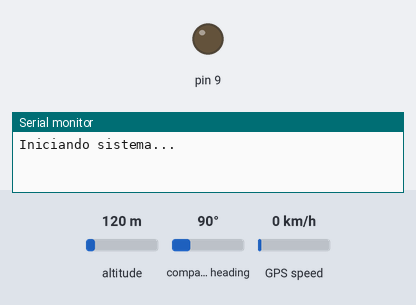
Recording of a sketch running on a simulated Arduino Uno, built with avr-gcc and run on an emulated ATmega328P. Parts: output pins drawn as LEDs (lit = HIGH), the last lines printed to the serial monitor. The test bench sets the inputs (shaded band); at power-on: altitude 120 m, compass heading 90°, GPS speed 0 km/h. The GPS gets a fix after 3 s at 37.7749, -122.4194 with 8 satellites.

Above: at 0.1 s.
At 3.1 s:
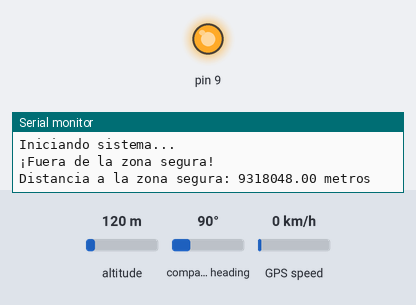
Timing chart, 0 to 4.6 s (numbered marks = the images above):
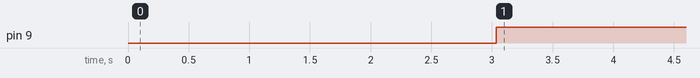

Measured:
- by itself, pin 9: LOW → HIGH at 3.0 s

The sketch:

GeofencingSystem.ino
```cpp
#include "GeofencingSystem.h"

// Configuración global del sistema
GeofencingSystem geofenceSystem(6, 7, 9, 40.416775, -3.703790, 500.0, 1000);

void setup() {
    geofenceSystem.begin();
}

void loop() {
    geofenceSystem.run();
}
```

GPS.cpp
```cpp
#include "GPS.h"
#include <Arduino.h>
#include <math.h>

GPS::GPS(int rxPin, int txPin, double lat, double lon, double radius)
    : gpsSerial(rxPin, txPin), safeZoneLat(lat), safeZoneLon(lon), safeZoneRadius(radius) {}

void GPS::begin(int baudRate) {
    gpsSerial.begin(baudRate);
}

bool GPS::updateLocation(double& latitude, double& longitude) {
    while (gpsSerial.available() > 0) {
        if (gps.encode(gpsSerial.read())) {
            if (gps.location.isValid()) {
                latitude = gps.location.lat();
                longitude = gps.location.lng();
                return true;
            }
        }
    }
    return false;
}

double GPS::calculateDistance(double lat1, double lon1, double lat2, double lon2) {
    const double R = 6371e3; // Radio de la Tierra en metros
    double lat1Rad = radians(lat1);
    double lat2Rad = radians(lat2);
    double deltaLat = radians(lat2 - lat1);
    double deltaLon = radians(lon2 - lon1);

    double a = sin(deltaLat / 2) * sin(deltaLat / 2) +
               cos(lat1Rad) * cos(lat2Rad) *
               sin(deltaLon / 2) * sin(deltaLon / 2);
    double c = 2 * atan2(sqrt(a), sqrt(1 - a));
    return R * c;
}

bool GPS::isOutsideSafeZone(double latitude, double longitude) {
    return calculateDistance(latitude, longitude, safeZoneLat, safeZoneLon) > safeZoneRadius;
}

double GPS::getDistanceToSafeZone(double latitude, double longitude) {
    return calculateDistance(latitude, longitude, safeZoneLat, safeZoneLon);
}
```

GPS.h
```cpp
#ifndef GPS_H
#define GPS_H

#include <TinyGPS++.h>
#include <SoftwareSerial.h>

class GPS {
private:
    TinyGPSPlus gps;
    SoftwareSerial gpsSerial;
    const double safeZoneLat;
    const double safeZoneLon;
    const double safeZoneRadius;

    double calculateDistance(double lat1, double lon1, double lat2, double lon2);

public:
    GPS(int rxPin, int txPin, double lat, double lon, double radius);
    void begin(int baudRate = 9600);
    bool updateLocation(double& latitude, double& longitude);
    bool isOutsideSafeZone(double latitude, double longitude);
    double getDistanceToSafeZone(double latitude, double longitude);
};

#endif
```

GeofencingSystem.cpp
```cpp
#include "GeofencingSystem.h"
#include <Arduino.h>

GeofencingSystem::GeofencingSystem(int gpsRxPin, int gpsTxPin, int ledPin, double safeLat, double safeLon, double safeRadius, unsigned long messageInterval)
    : gps(gpsRxPin, gpsTxPin, safeLat, safeLon, safeRadius),
      led(ledPin),
      messageTimer(messageInterval) {}

void GeofencingSystem::begin() {
    Serial.begin(9600);
    gps.begin();
    led.begin();
    Serial.println("Iniciando sistema...");
}

void GeofencingSystem::run() {
    double latitude, longitude;

    if (gps.updateLocation(latitude, longitude)) {
        double distance = gps.getDistanceToSafeZone(latitude, longitude);

        if (gps.isOutsideSafeZone(latitude, longitude)) {
            if (messageTimer.isReady()) {
                Serial.println("¡Fuera de la zona segura!");
                Serial.print("Distancia a la zona segura: ");
                Serial.print(distance);
                Serial.println(" metros");
            }
            led.on();
        } else {
            if (messageTimer.isReady()) {
                Serial.println("Dentro de la zona segura.");
            }
            led.off();
        }
    } else {
        if (messageTimer.isReady()) {
            //Serial.println("Esperando datos GPS...");
        }
    }
}
```

GeofencingSystem.h
```cpp
#ifndef GEOFENCINGSYSTEM_H
#define GEOFENCINGSYSTEM_H

#include "GPS.h"
#include "LED.h"
#include "Timer.h"

class GeofencingSystem {
private:
    GPS gps;
    LED led;
    Timer messageTimer;

public:
    GeofencingSystem(int gpsRxPin, int gpsTxPin, int ledPin, double safeLat, double safeLon, double safeRadius, unsigned long messageInterval);
    void begin();
    void run();
};

#endif
```

LED.cpp
```cpp
#include "LED.h"
#include <Arduino.h>

LED::LED(int ledPin) : pin(ledPin) {}

void LED::begin() {
    pinMode(pin, OUTPUT);
    off();
}

void LED::on() {
    digitalWrite(pin, HIGH);
}

void LED::off() {
    digitalWrite(pin, LOW);
}
```

LED.h
```cpp
#ifndef LED_H
#define LED_H

class LED {
private:
    int pin;

public:
    LED(int ledPin);
    void begin();
    void on();
    void off();
};

#endif
```

Timer.cpp
```cpp
#include "Timer.h"
#include <Arduino.h>

Timer::Timer(unsigned long ms) : interval(ms), lastTime(0) {}

bool Timer::isReady() {
    unsigned long currentTime = millis();
    if (currentTime - lastTime >= interval) {
        lastTime = currentTime;
        return true;
    }
    return false;
}
```

Timer.h
```cpp
#ifndef TIMER_H
#define TIMER_H

class Timer {
private:
    unsigned long lastTime;
    unsigned long interval;

public:
    Timer(unsigned long ms);
    bool isReady();
};

#endif
```
